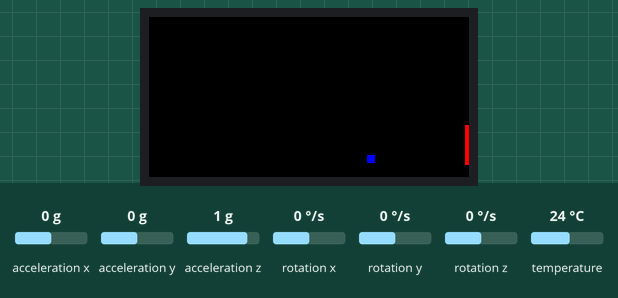
Simulated run of this sketch. Board: ESP8266 (NodeMCU). On the bench: 160×80 colour display. The inputs (shaded band) are chosen by the test bench; at power-on: acceleration z 1 g, acceleration x 0 g, acceleration y 0 g, rotation x 0 °/s, rotation y 0 °/s, rotation z 0 °/s, temperature 24 °C. Random numbers use the default seed unless the sketch sets one.

Above: at 1.36 s.
1.4 s: acceleration z set to 0 g
At 1.49 s:
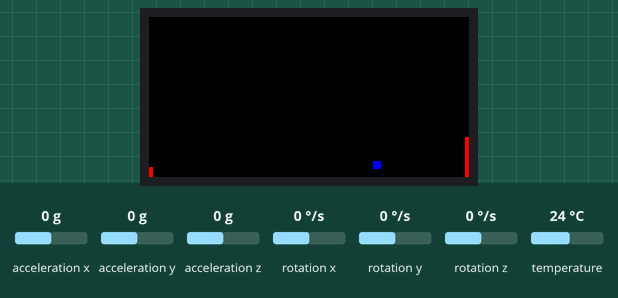
3.0 s: acceleration z set to -1.4 g
At 3.03 s:
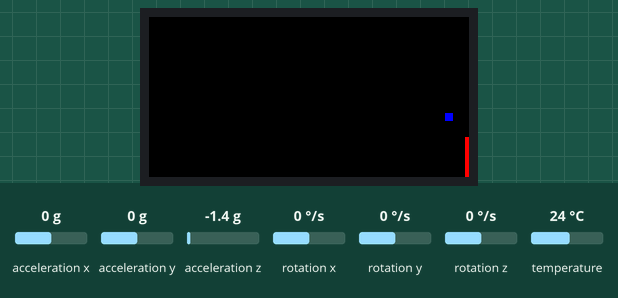
4.5 s: acceleration z set to 0.1 g
At 4.52 s:
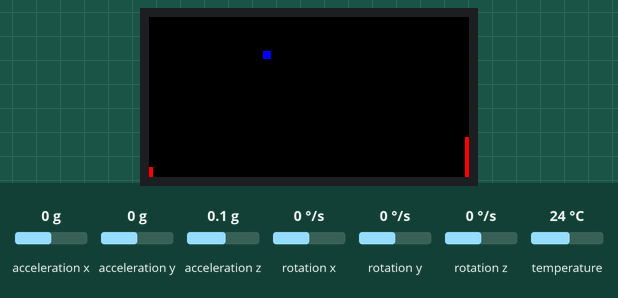

The sketch:

ai_pong.ino
```cpp
#include <Adafruit_GFX.h>
#include <Adafruit_ST7735.h>
#include <Wire.h>
#include <Adafruit_MPU6050.h>
#include <Adafruit_Sensor.h>

#define TFT_CS D3
#define TFT_RST D8
#define TFT_DC D7
#define TFT_MOSI D9
#define TFT_SCLK D10

Adafruit_ST7735 tft = Adafruit_ST7735(TFT_CS, TFT_DC, TFT_MOSI, TFT_SCLK, TFT_RST);
Adafruit_MPU6050 mpu;

// Pong Game Variables
int ballX, ballY;
int ballDirX = 1, ballDirY = 1;
int playerPaddleY = 0, aiPaddleY = 0;
const int paddleHeight = 20;

// Function to draw the paddles
void drawPaddle(int x, int y) {
  tft.fillRect(x, y, 2, paddleHeight, ST77XX_RED);
}

// Function to draw the ball
void drawBall(int x, int y) {
  tft.fillRect(x, y, 4, 4, ST77XX_BLUE);
}

// Function to move the ball
void moveBall() {
  tft.fillRect(ballX, ballY, 4, 4, ST77XX_BLACK);  // Erase previous ball position
  ballX += ballDirX;
  ballY += ballDirY;

  // Ball collision with top and bottom
  if (ballY <= 0 || ballY >= tft.height() - 2) ballDirY = -ballDirY;

  // Ball collision with player paddle
  if (ballX <= 2 && ballY >= playerPaddleY && ballY <= playerPaddleY + paddleHeight) {
    ballDirX = -ballDirX;
  }

  // Ball collision with AI paddle
  if (ballX >= tft.width() - 4 && ballY >= aiPaddleY && ballY <= aiPaddleY + paddleHeight) {
    ballDirX = -ballDirX;
  }

  if (ballX <= 0 || ballX >= tft.width()) {
    ballX = tft.width() / 2;  // Reset ball to center
    ballY = tft.height() / 2;
    ballDirX = -ballDirX;  // Change direction
  }

  drawBall(ballX, ballY);
}

// Function to initialize the game
void setupGame() {
  ballX = tft.width() / 2;
  ballY = tft.height() / 2;
  playerPaddleY = tft.height() / 2 - paddleHeight / 2;
  aiPaddleY = tft.height() / 2 - paddleHeight / 2;
}

void setup() {
  tft.initR(INITR_MINI160x80_PLUGIN);
  tft.fillScreen(ST77XX_BLACK);
  tft.setRotation(1);

  // Initialize the MPU6050
  if (!mpu.begin()) {
    tft.setCursor(0, 0);
    tft.setTextSize(2);
    tft.println("Failed to find MPU6050");
    while (1) {
      delay(10);
    }
  }
  mpu.setAccelerometerRange(MPU6050_RANGE_2_G);
  mpu.setGyroRange(MPU6050_RANGE_250_DEG);
  mpu.setFilterBandwidth(MPU6050_BAND_21_HZ);
  setupGame();
}

void loop() {
  sensors_event_t a, g, temp;
  mpu.getEvent(&a, &g, &temp);
  // Update player paddle position using MPU6050 data
  playerPaddleY = map(a.acceleration.z, -5, -1.5, 0, tft.height() - paddleHeight);

  // Clear previous paddles
  tft.fillRect(0, 0, 2, tft.height(), ST77XX_BLACK);
  tft.fillRect(tft.width() - 2, 0, 2, tft.height(), ST77XX_BLACK);

  // Draw paddles
  drawPaddle(0, playerPaddleY);
  aiPaddleControl();
  drawPaddle(tft.width() - 2, aiPaddleY);
  moveBall();
  delay(40);  // Adjust speed of the game
}
```

q_learning_algorithm.ino
```cpp
// Q-learning variables
#define ACTION_UP 0
#define ACTION_DOWN 1
#define ACTION_STAY 1

float qTable[8][8][3] = { 0 };  // State space [AI position][Ball position][Action]
float learningRate = 0.2;
float discountFactor = 0.95;
float explorationRate = 0.2;  // Probability of exploration

// Function to update Q-table
void updateQTable(int stateX, int stateY, int action, float reward, int nextStateX, int nextStateY) {
  float oldQ = qTable[stateX][stateY][action];
  float bestNextQ = max(max(qTable[nextStateX][nextStateY][ACTION_UP], qTable[nextStateX][nextStateY][ACTION_DOWN]), qTable[nextStateX][nextStateY][ACTION_STAY]);
  qTable[stateX][stateY][action] = oldQ + learningRate * (reward + discountFactor * bestNextQ - oldQ);
}

// AI paddle control with Q-learning
void aiPaddleControl() {
  int stateX = aiPaddleY / 10;  // Discretize AI paddle position
  int stateY = ballY / 10;      // Discretize ball position

  int action = chooseAction(stateX, stateY);

  // Move AI paddle
  if (action == ACTION_UP && aiPaddleY > 0) aiPaddleY -= 2;
  if (action == ACTION_DOWN && aiPaddleY < tft.height() - paddleHeight) aiPaddleY += 2;

  // Reward: 1 for intercepting the ball, -1 for missing
  int reward = (ballX > tft.width() / 2 && abs(ballY - aiPaddleY) < paddleHeight) ? 1 : -1;
  int nextStateX = aiPaddleY / 10;
  int nextStateY = ballY / 10;

  updateQTable(stateX, stateY, action, reward, nextStateX, nextStateY);
}

// Function to choose action for Q-learning
int chooseAction(int stateX, int stateY) {
  if (random(0, 100) < explorationRate * 100) {
    return random(0, 3);  // Explore
  } else {
    float upValue = qTable[stateX][stateY][ACTION_UP];
    float downValue = qTable[stateX][stateY][ACTION_DOWN];
    float stayValue = qTable[stateX][stateY][ACTION_STAY];
    if (upValue > downValue && upValue > stayValue) return ACTION_UP;
    if (downValue > upValue && downValue > stayValue) return ACTION_DOWN;
    return ACTION_STAY;
  }
}
```
